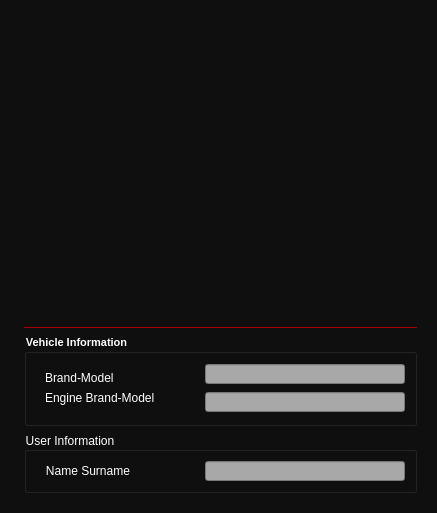
          <widget class="QFrame" name="car">
           <property name="styleSheet">
            <string notr="true">font: 900 8pt &quot;Segoe UI&quot;;
background-color: rgb(15,15,15);</string>
           </property>
           <layout class="QHBoxLayout" name="horizontalLayout">
            <item>
             <layout class="QVBoxLayout" name="verticalLayout_34">
              <property name="leftMargin">
               <number>4</number>
              </property>
              <item>
               <widget class="QLabel" name="label_28">
                <property name="minimumSize">
                 <size>
                  <width>411</width>
                  <height>301</height>
                 </size>
                </property>
                <property name="maximumSize">
                 <size>
                  <width>411</width>
                  <height>301</height>
                 </size>
                </property>
                <property name="autoFillBackground">
                 <bool>false</bool>
                </property>
                <property name="text">
                 <string/>
                </property>
                <property name="pixmap">
                 <pixmap resource="../main.qrc">:/img/icons/dark-car-from-side-vector-9761198.jpg</pixmap>
                </property>
                <property name="scaledContents">
                 <bool>true</bool>
                </property>
                <property name="wordWrap">
                 <bool>false</bool>
                </property>
                <property name="openExternalLinks">
                 <bool>false</bool>
                </property>
               </widget>
              </item>
              <item>
               <widget class="QWidget" name="widget_10" native="true">
                <property name="minimumSize">
                 <size>
                  <width>371</width>
                  <height>161</height>
                 </size>
                </property>
                <property name="maximumSize">
                 <size>
                  <width>123213</width>
                  <height>213123</height>
                 </size>
                </property>
                <layout class="QVBoxLayout" name="verticalLayout_35">
                 <item>
                  <widget class="QLabel" name="label_29">
                   <property name="minimumSize">
                    <size>
                     <width>0</width>
                     <height>1</height>
                    </size>
                   </property>
                   <property name="maximumSize">
                    <size>
                     <width>16777215</width>
                     <height>1</height>
                    </size>
                   </property>
                   <property name="styleSheet">
                    <string notr="true">background-color: rgb(170, 0, 0);</string>
                   </property>
                   <property name="text">
                    <string/>
                   </property>
                  </widget>
                 </item>
                 <item>
                  <widget class="QGroupBox" name="groupBox_10">
                   <property name="font">
                    <font>
                     <family>Segoe UI</family>
                     <pointsize>8</pointsize>
                     <italic>false</italic>
                     <bold>true</bold>
                    </font>
                   </property>
                   <property name="styleSheet">
                    <string notr="true">color:rgb(255, 255, 255);
font: 700 8pt &quot;Segoe UI&quot;;</string>
                   </property>
                   <property name="title">
                    <string>Vehicle Information</string>
                   </property>
                   <layout class="QVBoxLayout" name="verticalLayout_36">
                    <item>
                     <layout class="QHBoxLayout" name="horizontalLayout_17">
                      <item>
                       <widget class="QWidget" name="widget_11" native="true">
                        <property name="styleSheet">
                         <string notr="true">font: 12px &quot;Small Fonts&quot;;</string>
                        </property>
                        <layout class="QVBoxLayout" name="verticalLayout_37">
                         <item>
                          <widget class="QLabel" name="label_30">
                           <property name="text">
                            <string>Brand-Model</string>
                           </property>
                          </widget>
                         </item>
                         <item>
                          <widget class="QLabel" name="label_31">
                           <property name="text">
                            <string>Engine Brand-Model</string>
                           </property>
                          </widget>
                         </item>
                        </layout>
                       </widget>
                      </item>
                      <item>
                       <layout class="QVBoxLayout" name="verticalLayout_38">
                        <item>
                         <widget class="QLineEdit" name="user_info_13">
                          <property name="sizePolicy">
                           <sizepolicy hsizetype="Preferred" vsizetype="Fixed">
                            <horstretch>0</horstretch>
                            <verstretch>0</verstretch>
                           </sizepolicy>
                          </property>
                          <property name="minimumSize">
                           <size>
                            <width>200</width>
                            <height>20</height>
                           </size>
                          </property>
                          <property name="maximumSize">
                           <size>
                            <width>200</width>
                            <height>20</height>
                           </size>
                          </property>
                          <property name="styleSheet">
                           <string notr="true">color:rgb(0,0,0);
background-color: rgb(168, 168, 168);</string>
                          </property>
                         </widget>
                        </item>
                        <item>
                         <widget class="QLineEdit" name="user_info_14">
                          <property name="sizePolicy">
                           <sizepolicy hsizetype="Preferred" vsizetype="Fixed">
                            <horstretch>0</horstretch>
                            <verstretch>0</verstretch>
                           </sizepolicy>
                          </property>
                          <property name="minimumSize">
                           <size>
                            <width>200</width>
                            <height>20</height>
                           </size>
                          </property>
                          <property name="maximumSize">
                           <size>
                            <width>200</width>
                            <height>20</height>
                           </size>
                          </property>
                          <property name="styleSheet">
                           <string notr="true">color:rgb(0,0,0);
background-color: rgb(168, 168, 168);</string>
                          </property>
                         </widget>
                        </item>
                       </layout>
                      </item>
                     </layout>
                    </item>
                   </layout>
                  </widget>
                 </item>
                 <item>
                  <widget class="QGroupBox" name="groupBox_11">
                   <property name="styleSheet">
                    <string notr="true">color:rgb(255,255,255);
font: 700 8pt &quot;Segoe UI&quot;;</string>
                   </property>
                   <property name="title">
                    <string>User Information</string>
                   </property>
                   <layout class="QVBoxLayout" name="verticalLayout_39">
                    <item>
                     <layout class="QHBoxLayout" name="horizontalLayout_18">
                      <item>
                       <widget class="QLabel" name="label_32">
                        <property name="styleSheet">
                         <string notr="true">font: 9pt &quot;Small Fonts&quot;;</string>
                        </property>
                        <property name="text">
                         <string>   Name Surname</string>
                        </property>
                       </widget>
                      </item>
                      <item>
                       <widget class="QLineEdit" name="user_info_15">
                        <property name="sizePolicy">
                         <sizepolicy hsizetype="Preferred" vsizetype="Fixed">
                          <horstretch>0</horstretch>
                          <verstretch>0</verstretch>
                         </sizepolicy>
                        </property>
                        <property name="minimumSize">
                         <size>
                          <width>200</width>
                          <height>20</height>
                         </size>
                        </property>
                        <property name="maximumSize">
                         <size>
                          <width>200</width>
                          <height>20</height>
                         </size>
                        </property>
                        <property name="styleSheet">
                         <string notr="true">color:rgb(0,0,0);
background-color: rgb(168, 168, 168);</string>
                        </property>
                       </widget>
                      </item>
                     </layout>
                    </item>
                   </layout>
                  </widget>
                 </item>
                </layout>
               </widget>
              </item>
             </layout>
            </item>
           </layout>
          </widget>
